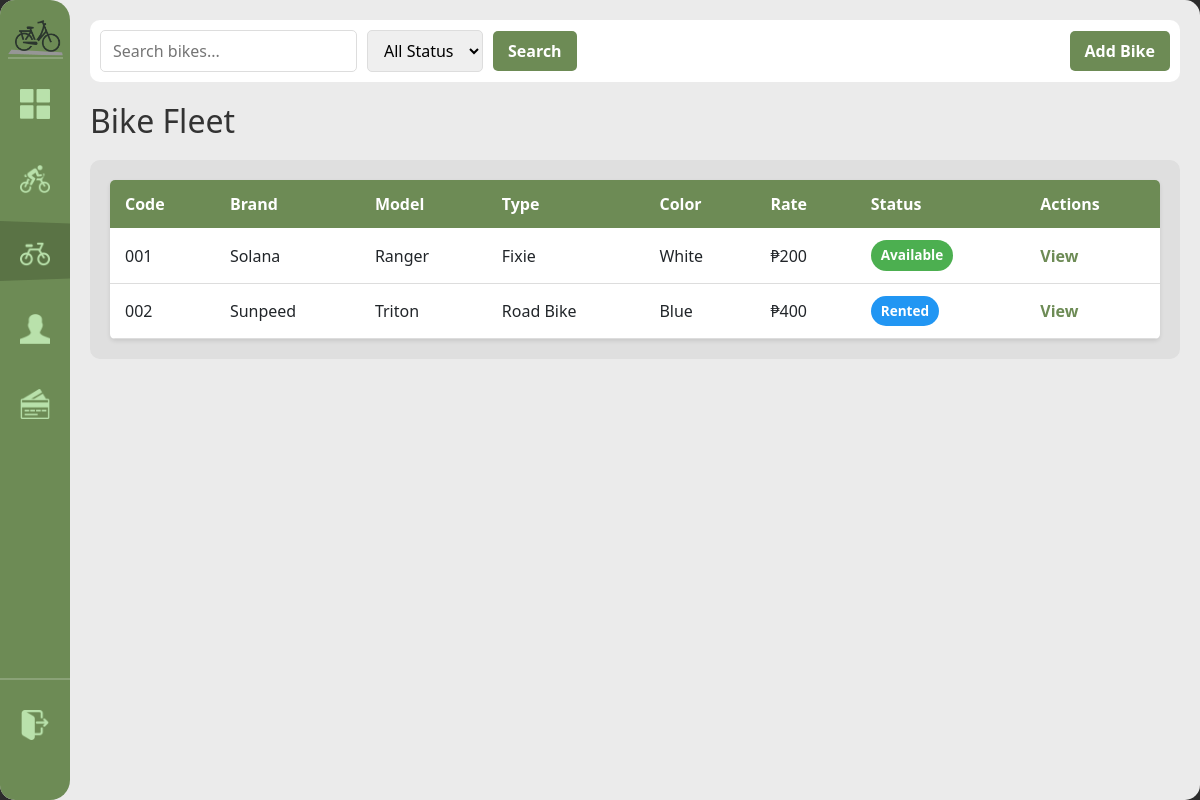
The app's page /bikes (signed in), older data.
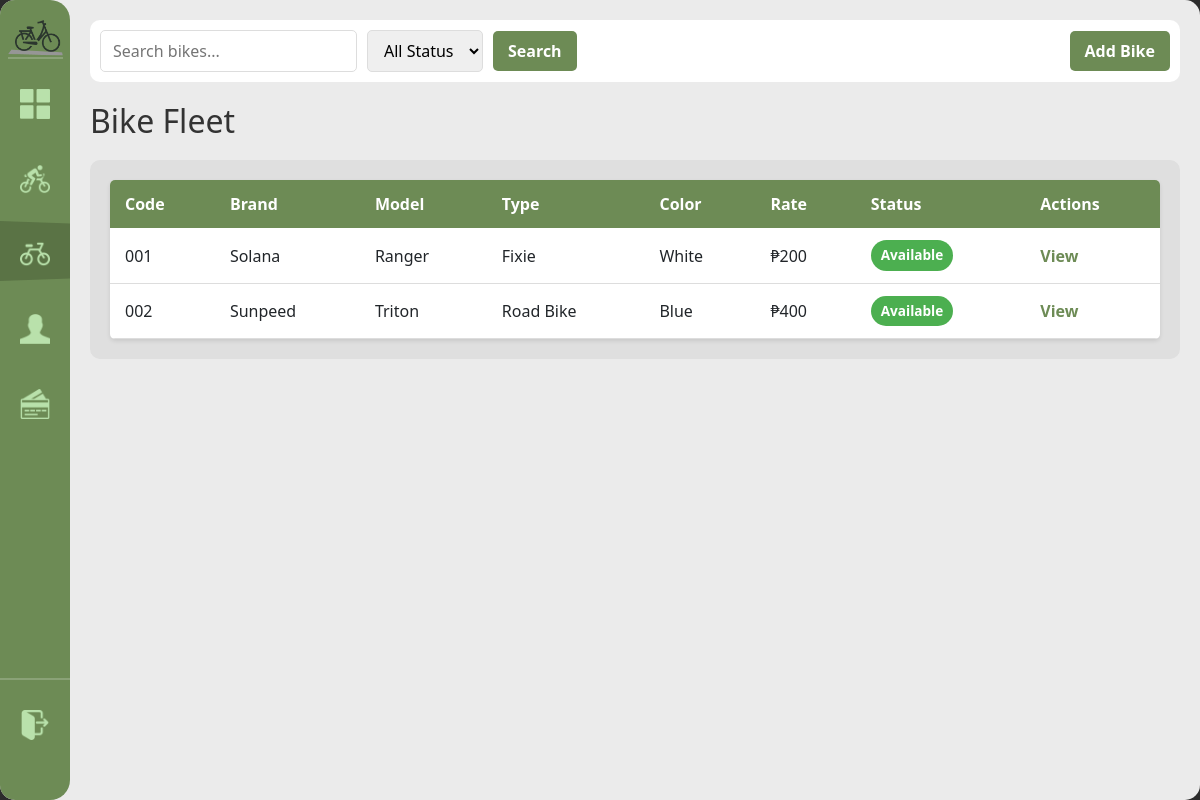
The same page, newer data.
### tables this page shows
CREATE TABLE bike (
            bike_id INTEGER PRIMARY KEY AUTOINCREMENT,
            bike_code TEXT NOT NULL UNIQUE,
            brand TEXT NOT NULL, model TEXT NOT NULL,
            color TEXT NOT NULL,
            bike_rate DECIMAL(8,2) NOT NULL DEFAULT 0,
            type TEXT NOT NULL DEFAULT 'standard',
            status TEXT NOT NULL DEFAULT 'available' CHECK(status IN('available','rented','retired')),
            date_added DATE NOT NULL DEFAULT(date('now','localtime'))
        );

### handlers/bike_routes.py (the view)
@bikes_bp.route('/bikes')
@login_required
def registry():
    search = request.args.get('search', '')
    status = request.args.get('status', 'all')
    all_bikes = database.get().get_all_bikes(search, status)
    return render_template('bike_registry.html', bikes=all_bikes, search=search, filter_status=status)

### app.py (called while the page is built)
def get_sidebar_state():
    return request.cookies.get('sidebarState') == 'expanded'

@app.context_processor
def inject_sidebar_state():
    return dict(sidebar_expanded=get_sidebar_state())

@app.context_processor
def inject_current_staff():
    staff = current_staff()
    return dict(current_staff=staff, is_admin=staff and staff.get("role") == "admin")

### modules/auth.py (called while the page is built)
def login_required(view):
    @wraps(view)
    def wrapped(*args, **kwargs):
        if not session.get("staff_id"):
            return redirect(url_for("login"))
        return view(*args, **kwargs)
    return wrapped

def current_staff():
    if not session.get("staff_id"):
        return None
    return {
        "staff_id": session.get("staff_id"),
        "username": session.get("username"),
        "first_name": session.get("first_name"),
        "last_name": session.get("last_name"),
        "role": session.get("role"),
    }

### modules/database.py (called while the page is built)
def get():
    if not db: init()
    return db

### templates/bike_registry.html (shortened to what this page needs)
{% extends "base.html" %}
{% block content %}
<div class="top-bar">
    <form method="get" class="search-form">
        <input type="text" name="search" placeholder="Search bikes..." value="{{ search }}">
        <select name="status">
            <option value="all" {% if filter_status == 'all' %}selected{% endif %}>All Status</option>
        </select>
        <button type="submit">Search</button>
        <button type="button" id="add-bike-btn" class="btn-primary">Add Bike</button>
    </form>
</div>
<h1>Bike Fleet</h1>
<div class="content-grid">
    <div class="scroll-table-container">
        <table>
            <thead>
                <tr>
                <th>Code</th>
                <th>Brand</th>
                <th>Model</th>
                <th>Type</th>
                <th>Color</th>
                <th>Rate</th>
                <th>Status</th>
                <th>Actions</th>
            </tr>
        </thead>
        <tbody>
            {% for bike in bikes %}
            <tr>
                <td>{{ bike['bike_code'] }}</td>
                <td>{{ bike['brand'] }}</td>
                <td>{{ bike['model'] }}</td>
                <td>{{ bike['type'] }}</td>
                <td>{{ bike['color'] }}</td>
                <td>₱{{ bike['bike_rate'] }}</td>
                <td><span class="status-badge status-{{ bike['status'] }}">{{ bike['status'].replace('_', ' ').title() }}</span></td>
                <td><a href="{{ url_for('bikes.bike_detail', bid=bike['bike_id']) }}">View</a></td>
            </tr>
            {% endfor %}
        </tbody>
    </table>
    </div>
</div>
{% endblock %}

Row changes from the older to the newer data that the page shows:
changed bike "Sunpeed": status "rented" → "available" (drawn); status.replace "Rented" → "Available"
